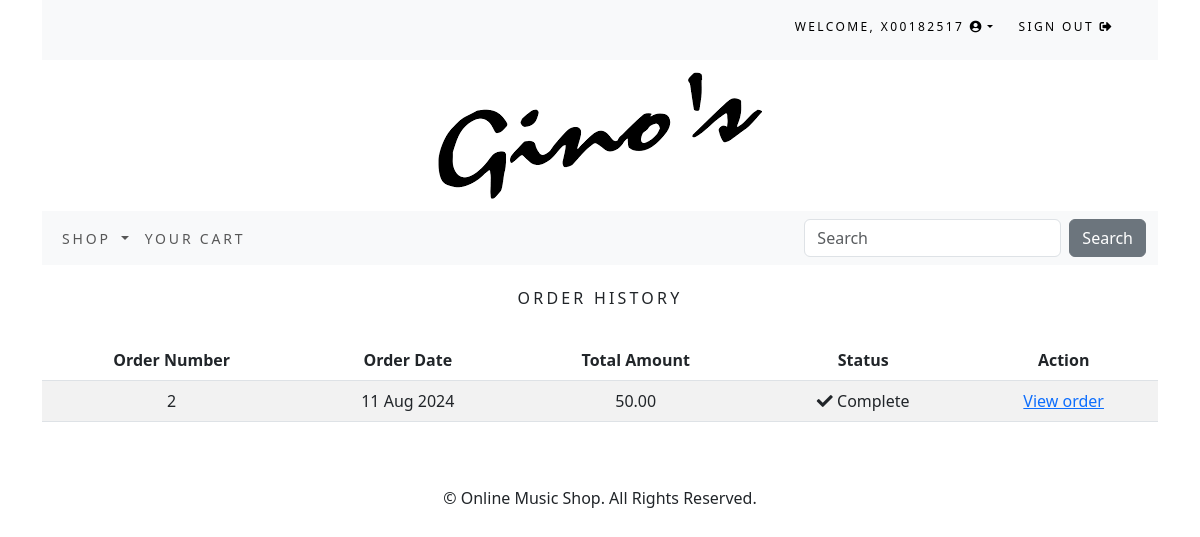
Page /order/history/ (signed in) on the committed database.
### accounts/models.py (models this page shows)
class CustomUser(AbstractUser):
    age = models.PositiveBigIntegerField(null=True,blank=True)

### order/models.py (models this page shows, shortened)
class Order(models.Model):
    token = models.CharField(max_length=250, blank=True)
    total = models.DecimalField(max_digits=10, decimal_places=2,
    verbose_name='Euro Order Total')
    emailAddress = models.EmailField(max_length=250, blank=True,
    verbose_name='Email Address')
    created = models.DateTimeField(auto_now_add=True)
    billingName = models.CharField(max_length=250, blank=True)
    billingAddress1 = models.CharField(max_length=250, blank=True)
    billingCity = models.CharField(max_length=250, blank=True)
    billingPostcode = models.CharField(max_length=10, blank=True)
    billingCountry = models.CharField(max_length=200, blank=True)
    shippingName = models.CharField(max_length=250, blank=True)
    shippingAddress1 = models.CharField(max_length=250, blank=True)
    shippingCity = models.CharField(max_length=250, blank=True)
    shippingPostcode = models.CharField(max_length=10, blank=True)
    shippingCountry = models.CharField(max_length=200, blank=True)
    voucher = models.ForeignKey(Voucher,
                                related_name='orders',
                                null=True,
                                blank=True,
                                on_delete=models.SET_NULL)
    discount = models.IntegerField(default = 0,
                                validators=[MinValueValidator(0),
                                MaxValueValidator(100)])
    class Meta:
        db_table = 'Order'
        ordering = ['-created']

### order/views.py (the view)
# urls.py: path('history/', views.orderHistory.as_view(), name='order_history'),
class orderHistory(LoginRequiredMixin, View):
    def get (self, request):
        if request.user.is_authenticated:
            email = str(request.user.email)
            order_details = Order.objects.filter(emailAddress=email)
        return render(request, 'order/orders_list.html', {'order_details': order_details})

### cart/context_processors.py (called while the page is built)
def counter(request):
    item_count = 0
    if 'admin' in request.path:
        return {}
    else:
        try:
            cart = Cart.objects.filter(cart_id=_cart_id(request))
            cart_items = CartItem.objects.all().filter(cart=cart[:1])
            for cart_item in cart_items:
                item_count += cart_item.quantity
        except Cart.DoesNotExist:
            item_count = 0
    return {'item_count':item_count}

### cart/views.py (called while the page is built)
def _cart_id(request):
    cart = request.session.session_key
    if not cart:
        cart = request.session.create()
    return cart

### musicshop/context_processors.py (called while the page is built)
def menu_links(request):
    links = Category.objects.all()
    return{'links':links}

### musicshop/models.py (called while the page is built)
 def get_absolute_url(self):
    return reverse('musicshop:products_by_category', args=[self.id])

### order/templates/order/orders_list.html (shortened to what this page needs)
{% extends "base.html" %}
{% load static %}
{% block content %}
    <div>
        <div class="text-center">
            <br>
            <h1 class="text-center my_title">Order History</h1>
            <br>
            {% if order_details %}
            <table class="table table-striped">
                <thead>
                    <tr>
                        <th>Order Number</th>
                        <th>Order Date</th>
                        <th>Total Amount</th>
                        <th>Status</th>
                        <th>Action</th>
                    </tr>
                </thead>
                <tbody>
                    {% for order in order_details %}
                    <tr>
                        <td>{{ order.id }}</td>
                        <td>{{ order.created|date:"d M Y" }}</td>
                        <td>{{ order.total }}</td>
                        <td><i class="fas fa-check"></i>&nbsp;Complete</td>
                        <td><a href="{% url 'order:order_detail' order.id %}">View order</a></td>
                    </tr>
                    {% endfor %}
                </tbody>
            </table>
            {% else %}
            <p>You have not placed any orders yet.<br><br><a href="{% url 'musicshop:all_products' %}"
                                                           class="btn btn-secondary">Continue shopping</a></p>
            {% endif %}
        </div>
    </div>
    <br>
    <br>
{% endblock %}

### templates/top-navbar.html (shortened to what this page needs)
<div class="container">
    <div class="my_custom_menu">
        <ul>
            {% if user.is_authenticated %}
            <li>
                Welcome, <a href="#" class="dropdown-toggle" data-bs-toggle="dropdown"
                aria-haspopup="true" aria-expanded="false">{{ user.username }}
                <i class="fas fa-user-circle"></i></a>
            </li>
            <li>
                <a href="{% url 'logout' %}">Sign Out <i class="fas fa-sign-out-alt"></i></a>
            </li>
            {% endif %}
        </ul>
    </div>
</div>

### static/css/custom.css (style rules this page uses)
.my_title { font-size: 16px; text-transform: uppercase; letter-spacing: .2em; }
.my_custom_menu { text-align: right !important; }
.my_custom_menu ul li { list-style: none; color: #000; text-transform: uppercase; letter-spacing: .2em; font-size: 12px; padding-right: 20px; display: inline; }
.my_custom_menu ul li a { text-decoration: none; color: #000; list-style: none; text-transform: uppercase; letter-spacing: .2em; font-size: 12px; }

### rows in the picture
CustomUser: username "X00182517"
Order: id "2", created "11 Aug 2024", total "50.00"
